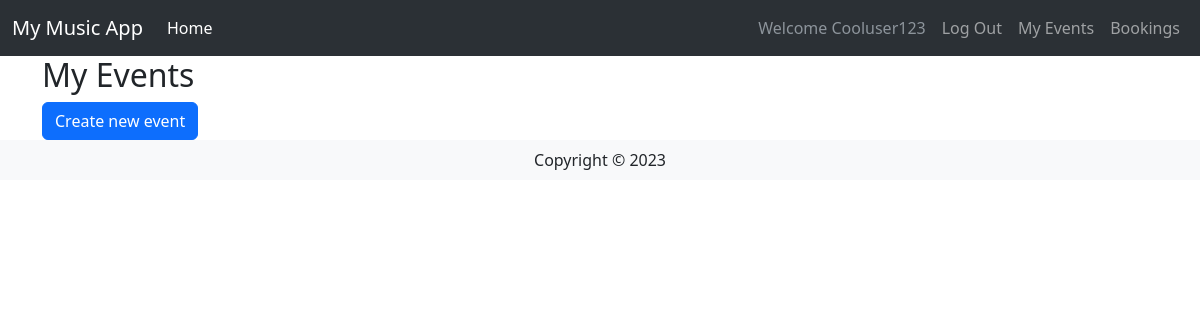
Before: /events/ (signed in) with the older database file.
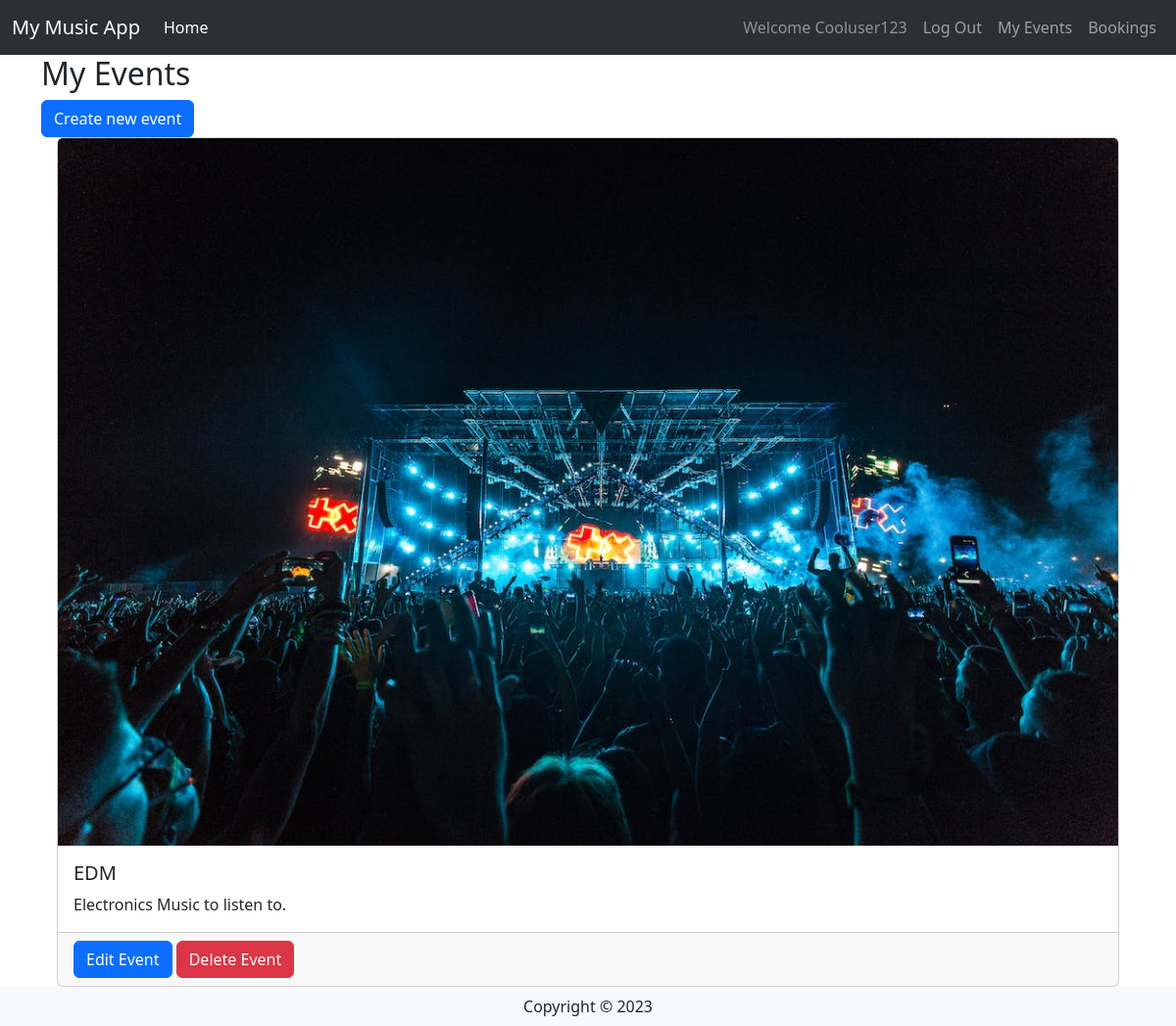
After: the same page with the newer database file.
### website/models.py (models this page shows, shortened)
class User(db.Model,UserMixin):
    __tablename__ = 'User' # good practice to specify table name
    id = db.Column(db.Integer, primary_key=True)
    UserName = db.Column(db.String(100), index=True, unique=True, nullable=False)
    UserEmail = db.Column(db.String(100), index=True, nullable=False)
    UserPass_hash = db.Column(db.String(255), nullable=False)
    Phone_Num = db.Column(db.NUMERIC(20), nullable=False)
    Comments = db.relationship('Comment', backref='user')

class Concert(db.Model):
    __tablename__ = 'Event'
    id = db.Column(db.Integer, primary_key=True)
    EventName = db.Column(db.String(80))
    EventDesc = db.Column(db.String(200))
    EventImage = db.Column(db.String(400))
    EventDateTime = db.Column(db.String(100))
    EventLocation = db.Column(db.String(100))
    EventInfo = db.Column(db.String(200))
    EventPrice = db.Column(db.DECIMAL(9, 2))
    EventStatus = db.Column(db.String(20))
    EventTicketCount = db.Column(db.Integer)
    UserId = db.Column(db.Integer, db.ForeignKey('User.id'))
    userCreator = db.relationship('User', backref='events_created')
    Comments = db.relationship('Comment', backref='concert')

### website/events.py (the view)
@my_events_bp.route('/')
@login_required
def events():
    user_events = Concert.query.filter_by(userCreator=current_user).all()
    return render_template('user/events.html', user_events=user_events)

### website/templates/user/events.html
{% extends 'base.html' %}
{% block content %}
<div class="container">
    <h2>My Events</h2>
    <a href="{{ url_for('events.create_event') }}" class="btn btn-primary">Create new event</a>
    <div class="card-group">
        {% for event in user_events %}
        <div class="card mx-3">
            <img class="card-img-top" src="{{ event.EventImage }}" alt="Event Image" />
            <div class="card-body">
                <h5 class="card-title">{{ event.EventName }}</h5>
                <p class="card-text">{{ event.EventDesc }}</p>
            </div>
            <div class="card-footer">
                <a href="{{ url_for('events.edit_event', id=event.id) }}" class="btn btn-primary">Edit Event</a>
                <a href="{{ url_for('events.delete_event', id=event.id) }}" class="btn btn-danger">Delete Event</a>
            </div>
        </div>
        {% endfor %}
    </div>
</div>
{% endblock %}

### website/templates/base.html (shortened to what this page needs)
<html>
  <head>
    <link
      href="https://cdn.jsdelivr.net/npm/bootstrap@5.3.0-alpha3/dist/css/bootstrap.min.css"
      rel="stylesheet"
    />
  </head>
  <body>
    <headerclass="bg-light border-bottom">
      <nav
        data-bs-theme="dark"
        class="navbar bg-primary navbar-expand-lg bg-body-tertiary"
      >
        <div class="container-fluid">
          <a class="navbar-brand" href="/">My Music App</a>
          <div class="collapse navbar-collapse" id="navbarSupportedContent">
            <ul class="navbar-nav me-auto mb-2 mb-lg-0">
              <li class="nav-item">
                <a class="nav-link active" aria-current="page" href="/">Home</a>
              </li>
            </ul>
            <div class="navbar-nav ml-auto">
              {% if current_user.is_authenticated %}
              <a class="nav-item nav-link disabled text-muted" href="#"
                >Welcome {{current_user.UserName}}</a
              >
              <a class="nav-item nav-link" href="{{ url_for('auth.logout') }}"
                >Log Out</a
              >
              {% endif %}
              <a class="nav-item nav-link" href="{{ url_for('events.events') }}">My Events</a>
              <a class="nav-item nav-link" href="{{ url_for('userbooking.userbookings') }}">Bookings</a>
            </div>
          </div>
        </div>
      </nav>
    {% block content %} {% endblock %}
    <footer class="footer">
      <div class="text-center py-2 bg-light">
        <span class="text-dark">Copyright &copy; {{year}}</span>
      </div>
    </footer>
  </body>
</html>

Changed rows visible on the page:
added Concert: EventImage (picture), EventName "EDM", EventDesc "Electronics Music to listen to."
